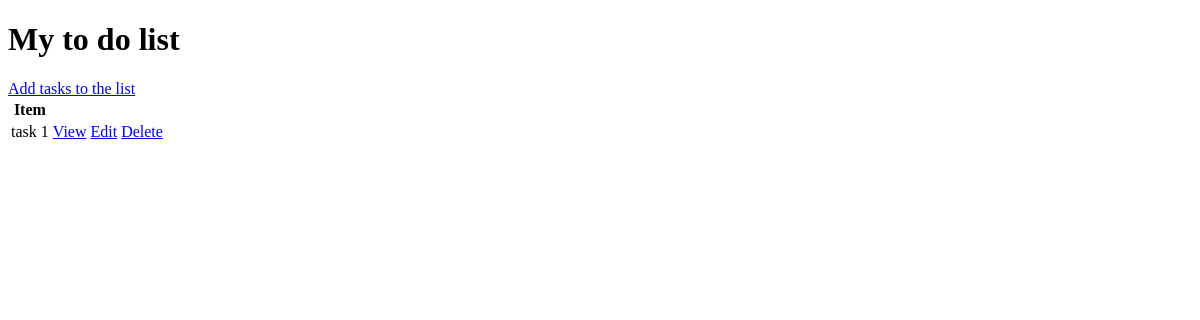
Before: / with the older database file.
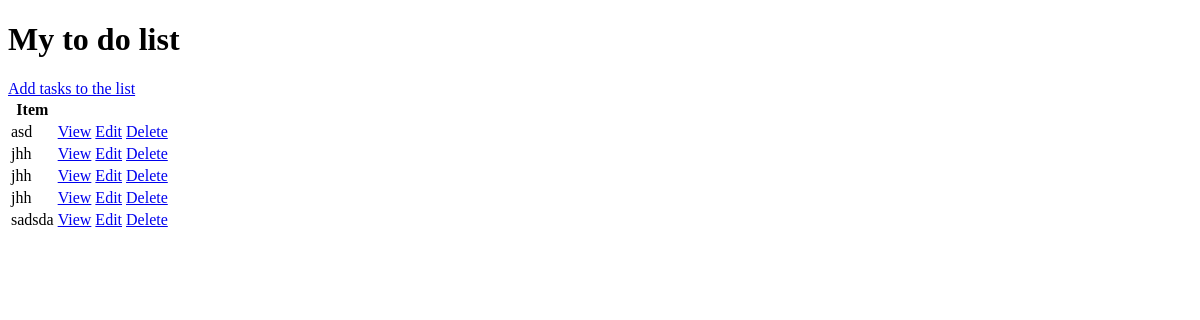
After: the same page with the newer database file.
### base/models.py (models this page shows, shortened)
class Task(models.Model):
    user = models.ForeignKey(User, on_delete=models.CASCADE, null=True, blank=True) #one to many relationship, the user can have more than 1 item and they will be deleted if the user is deleted
    title = models.CharField(max_length=200, null=True, blank=True)
    description = models.TextField(max_length=200, null=True, blank=True)
    complete = models.BooleanField(default=False)
    created = models.DateTimeField(auto_now_add=True)
    class Meta:
        ordering = ['complete']

### base/views.py (the view)
# urls.py: path('', TaskList.as_view(), name='tasks'),
class TaskList(ListView):
    model = Task
    context_object_name = 'tasks'

### base/templates/base/task_list.html (shortened to what this page needs)
<!DOCTYPE html>
<html lang="en">
<head>
</head>
<body>
    <h1>My to do list</h1>
    <a href="{% url 'task-create' %}">Add tasks to the list</a>
    <table>
        <tr>
            <th>Item</th>
            <th></th>
            <th></th>
        </tr>
        {% for task in tasks %}
        <tr>
            <td>{{task.title}}</td>
            <td><a href="{% url 'task' task.id %}">View</a></td>
            <td><a href="{% url 'task-update' task.id %}">Edit</a></td>
            <td><a href="{% url 'task-delete' task.id %}">Delete</a></td>
        </tr>
        {% empty %}
            <h3>No items in list</h3>
        {% endfor %}
    </table>
</body>
</html>

Changed rows visible on the page:
removed Task: title "task 1"
added Task: title "asd"
added Task: title "jhh"
added Task: title "jhh"
added Task: title "jhh"
added Task: title "sadsda"
